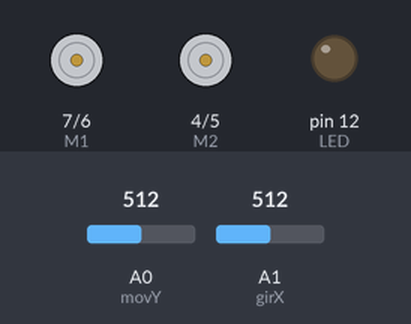
The sketch below on a simulated Arduino Uno, built with avr-gcc and run on an emulated ATmega328P. Shown: direction and speed pins drawn as motors (green arrow = direction pin HIGH = forward, orange = LOW = backward, longer = more drive), output pins drawn as LEDs (lit = HIGH). The test bench sets the inputs (shaded band); at power-on: A0 (movY) = 512, A1 (girX) = 512.

Above: at 1.2 s.
1.3 s: A0 (movY) set to 595
2.8 s: A0 (movY) set to 620
At 4.3 s:
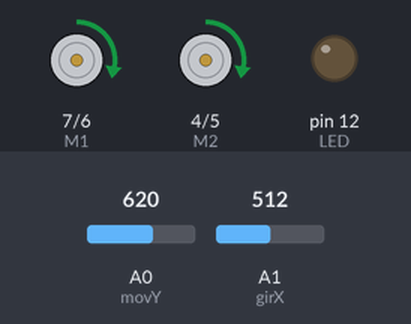
5.8 s: A1 (girX) set to 716
At 6.9 s:
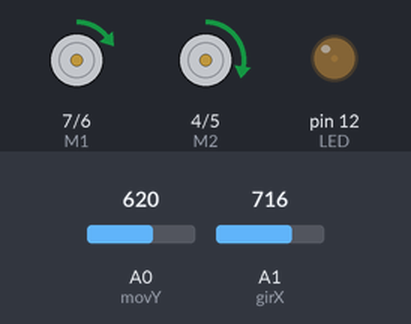
7.3 s: A1 (girX) set to 511
At 8.8 s:
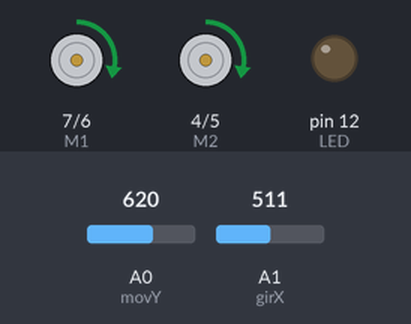
10.3 s: A0 (movY) set to 716
At 11.1 s:
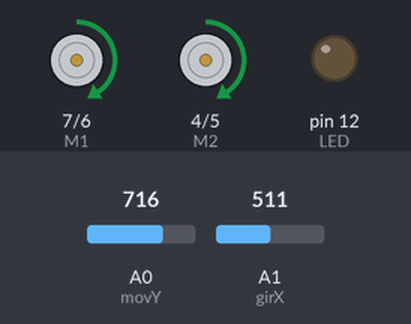
13.3 s: A1 (girX) set to 306
At 13.8 s:
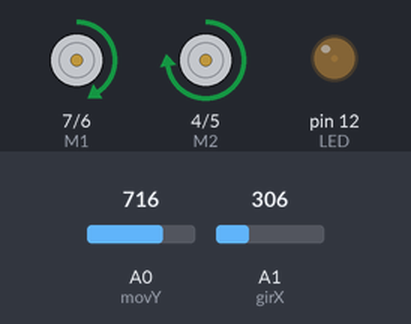
Timing chart, 0 to 15.8 s (numbered marks = the images above; inputs shaded):
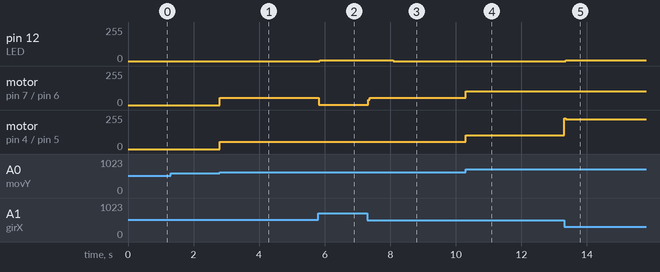

The sketch:

P2WD_Prototype.ino
```cpp
//2WD Prototype3
//By JORGE
//Arduino uno, DFrobot 2drives L298, 2 dc 6v 0.4A

int E2 = 5; //Pwm motor 2---pin5
int M2 = 4; //Motor 2 con sensor---pin4
int E1 = 6; //Pwm motor 1---pin6
int M1 = 7; //Motor 1 sin sensor---pin7
int movY = A0; // Eje x joystick||||||||||||||||||||||||||||||||||||||||||||||||||||||||||||||||||||||||||||||||||||||||||||||||||||||||||||||||||||||||||||||||||777
int girX = A1; // Eje y joystick||||||||||||||||||||||||||||||||||||||||||||||||||||||||||||||||||||||||||||||||||||||||||||||||||||||||||||||||||||||||||||||||||777
unsigned int joyY = 0; // Absolutos para aceleracion
unsigned int joyX = 0; // Absolutos para aceleracion
int Y = 0; // variable para eje Y
int YY = 0; // variable para centrado de Y
int X = 0; // variable para eje X
int XX = 0; // variable para centrado de X
int LED = 12; //Led de punto muerto

void setup()
{
    pinMode(M1, OUTPUT); //Salida para motor 1
    pinMode(M2, OUTPUT); //Salida para motor 2
    pinMode(LED, OUTPUT);  //Salida LED punto muerto
    pinMode(girX, INPUT);   //Entrada eje X joystick
    pinMode(movY, INPUT);   //Entrada eje Y joystick
    Serial.begin(9600);    //Inicio monitor serial?? mas tarde!!!
}
void loop()
{

  int Y = analogRead(movY); //Lectura eje Y
  int X = analogRead(girX); //Lectura eje X
  int XX = X - 511; //Centrado
  int YY = Y - 511; //Centrado
  unsigned int joyY = YY / 2; //Ajuste para salida analogica
 // map(joyY, -255, 255, 0, 255);
  unsigned int joyX = XX / 2; //Ajuste para salida analogica
  joyY = min(joyY, 255);
  joyX = min(joyX, 255);
 // map(joyX, -255, 255, 0, 255);
 // E1 = min(E1, 255);
 // E2 = min(E2, 255);
 // E1 = max(E1, 0);
 // E2 = max(E2, 0);
//Si el joystick va hacia delante...
  if(YY > 100) // Si eje Y es mayor que 100
  {
    if(XX < 200 && XX > -200) // y eje X entre 200 y -200
    {
     digitalWrite(M1, HIGH); //Motor 1 hacia adelante
     digitalWrite(M2, HIGH); //Motor 2 hacia adelante
     analogWrite(E1, joyY); //PWM M1
     analogWrite(E2, joyY); //PWM M2
     digitalWrite(LED, LOW); //LED punto muerto apagado
     delay(20);
    }
   if(XX > 200) //y eje X es mayor que 200
    {
     digitalWrite(M1, HIGH); //Motor 1 hacia adelante
     digitalWrite(M2, HIGH); //Motor 2 hacia adelante
     analogWrite(E1, joyY - joyX/2); //PWM M1 = incremento de Y - direccion de X entre 2
     analogWrite(E2, joyY); //PWM M2
     digitalWrite(LED, LOW); //LED punto muerto apagado
     delay(10);
    }
   if(XX < -200) //y eje X es menor que - 200
    {
     digitalWrite(M1, HIGH); //Motor 1 hacia adelante
     digitalWrite(M2, HIGH); //Motor 2 hacia adelante
     analogWrite(E1, joyY); //PWM M1
     analogWrite(E2, joyY - joyX/2); //PWM M2 = incremento de Y - direccion de X entre 2
     digitalWrite(LED, LOW); //LED punto muerto apagado
     delay(10);
    }
  }

//Si el joystick va hacia atras...
  if(YY < -100) // Si Eje Y es menor que -100
  {
    if(XX < 100 && XX > -100) //y eje X entre 100 y -100
    {
     digitalWrite(M1, LOW); //Motor 1 hacia atras
     digitalWrite(M2, LOW); //Motor 2 hacia atras
     analogWrite(E1, joyY); //PWM M1
     analogWrite(E2, joyY); //PWM M2
     digitalWrite(LED, LOW); //LED de punto muerto apagado
     delay(20);
    }
   if(XX > 100) //y eje X es mayor que 100
    {
     digitalWrite(M1, LOW); //Motor 1 hacia atras
     digitalWrite(M2, LOW); //Motor 2 hacia atras
     analogWrite(E1, joyY); //PWM M1
     analogWrite(E2, joyY - joyX/2); //PWM M2 = incremento de Y - direccion de X entre 2
     digitalWrite(LED, LOW); //LED de punto muerto apagado
     delay(20);
    }
   if(XX < -100) //y eje X es menor que -100
    {
    digitalWrite(M1, LOW); //Motor 1 hacia atras
    digitalWrite(M2, LOW); //Motor 2 hacia atras
    analogWrite(E1, joyY - joyX/2); //PWM M1 = incremento de Y - direccion de X entre 2
    analogWrite(E2, joyY); //PWM M2
    digitalWrite(LED, LOW); //LED de punto muerto apagado
    delay(20);
    }
  }
  if(-100<= YY && YY <= 100) // Si eleje Y esta entre 100 y -100
  {
   if(XX < -100) //y el eje X es menor que -100
    {
    digitalWrite(M1, HIGH); //Motor 1 hacia adelante
    digitalWrite(M2, LOW); //Motor 2 hacia atras
    analogWrite(E1, joyX); //PWM M1
    analogWrite(E2, joyX); //PWM M2
    digitalWrite(LED, LOW); //LED de punto muerto apagado
    delay(20);
    }
   if(XX > 100) //y el eje X es mayor que 100
    {
     digitalWrite(M1, LOW); //Motor 1 hacia atras
     digitalWrite(M2, HIGH); //Motor 2 hacia adelante
     analogWrite(E1, joyX); //PWM M1
     analogWrite(E2, joyX); //PWM M2
     digitalWrite(LED, LOW); //LED de punto muerto apagado
     delay(20);
    }
  }

  else // para lo demas
  {
    analogWrite(E1, LOW); //PWM M1 en LOW para apagado
    analogWrite(E2, LOW); //PWM M2 en LOW para apagado
    digitalWrite(LED, HIGH); //LED de punto muerto encendido
  }
}
```

Measured:
- the behaviour switches between 611 and 612 on A0 (movY) (found by bisection; images 0 and 1)
- after the input at 1.3 s, every drawn part: stays the same
- after the input at 2.8 s, motor on pin 7 (M1) / pin 6 (E1), motor on pin 4 (M2) / pin 5 (E2): stopped → forward 54/255 at once
- after the input at 5.8 s, pin 12 (LED): 0/255 → 6/255 after 0.05 s; motor on pin 7 (M1) / pin 6 (E1): forward 54/255 → forward 3/255 at once
- after the input at 7.3 s, pin 12 (LED): 6/255 → 0/255 after 0.79 s; motor on pin 7 (M1) / pin 6 (E1): forward 3/255 → forward 53/255 at once, → forward 54/255 0.76 s later
- after the input at 10.3 s, motor on pin 7 (M1) / pin 6 (E1), motor on pin 4 (M2) / pin 5 (E2): forward 54/255 → forward 102/255 at once
- after the input at 13.3 s, pin 12 (LED): 0/255 → 6/255 after 0.05 s; motor on pin 4 (M2) / pin 5 (E2): forward 102/255 → forward 225/255 at once
